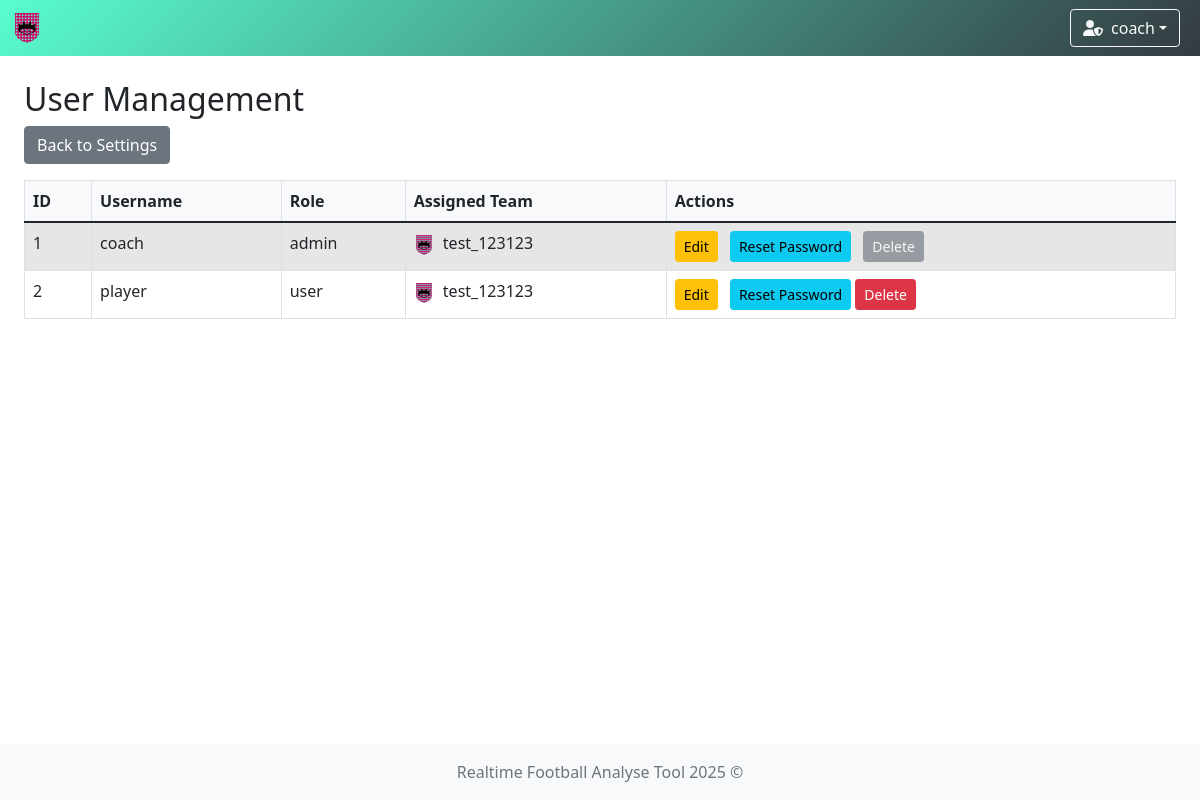
Screenshot of /users (signed in) with the database file from the repository.
### app/models/team.py (models this page shows)
class TeamModel(db.Model):
    __tablename__ = 'teams'
    id = db.Column(db.Integer, primary_key=True)
    name = db.Column(db.String(100), nullable=False, unique=True)  # prevent duplicate team names
    icon = db.Column(db.String(300), nullable=False)  # longer path for future-proofing
    primary_color = db.Column(db.String(20), nullable=False)
    secondary_color = db.Column(db.String(20), nullable=False)

### app/models/user.py (models this page shows)
class UserModel(db.Model, UserMixin):
    __tablename__ = 'user'
    id = db.Column(db.Integer, primary_key=True)
    username = db.Column(db.String(80), unique=True, nullable=False)
    password = db.Column(db.String(120), nullable=False)
    role = db.Column(db.String(10), nullable=False, default='user')
    team_id = db.Column(db.Integer, db.ForeignKey('teams.id'))
    team = db.relationship('TeamModel', backref='users')

### app/controllers/user_management.py (the view)
    @login_required
    def user_list(self):
        users = UserModel.query.all()
        return render_template('user/user_list.html', users=users)

### app/controllers/user.py (called while the page is built)
    @staticmethod
    def load_user(user_id):
        return UserModel.query.get(int(user_id))

### run.py (called while the page is built)
    def _inject_context(self) -> None:
        @self.app.context_processor
        def inject_teams() -> dict:
            try:
                teams = TeamModel.query.all()
                return dict(teams=teams)
            except Exception as e:
                print(f"[!] Error injecting teams: {str(e)} ({type(e).__name__})")
                return dict(teams=[])

### app/templates/user/user_list.html (shortened to what this page needs)
{% extends "system/base.html" %}
{% block content %}
<h2>User Management</h2>
<a href="{{ url_for('settings') }}" class="btn btn-secondary mb-3">Back to Settings</a>
<div class="table-responsive">
    <table class="table table-striped table-bordered">
        <thead>
            <tr>
                <th>ID</th>
                <th>Username</th>
                <th>Role</th>
                <th>Assigned Team</th>
                <th>Actions</th>
            </tr>
        </thead>
        <tbody>
            {% for user in users %}
            <tr>
                <td>{{ user.id }}</td>
                <td>{{ user.username }}</td>
                <td>{{ user.role }}</td>
                <td>
                    {% if user.team %}
                        <img src="{{ user.team.icon }}" alt="{{ user.team.name }} icon" style="height:20px; margin-right:5px;">
                        {{ user.team.name }}
                    {% else %}
                        <span class="text-muted">None</span>
                    {% endif %}
                </td>
                <td>
                    {% if current_user.role == 'admin' %}
                        {% if current_user.id == user.id %}
                            <a href="{{ url_for('edit_user', user_id=user.id) }}" class="btn btn-sm btn-warning">Edit</a>
                            <a href="{{ url_for('reset_password', user_id=user.id) }}" class="btn btn-sm btn-info">Reset Password</a>
                            <button class="btn btn-sm btn-secondary" disabled>Delete</button>
                        {% else %}
                            <a href="{{ url_for('edit_user', user_id=user.id) }}" class="btn btn-sm btn-warning">Edit</a>
                            <a href="{{ url_for('reset_password', user_id=user.id) }}" class="btn btn-sm btn-info">Reset Password</a>
                            <form action="{{ url_for('delete_user', user_id=user.id) }}" method="POST" class="d-inline">
                                <button type="submit" class="btn btn-sm btn-danger" onclick="return confirm('Delete this user?')">Delete</button>
                            </form>
                        {% endif %}
                    {% endif %}
                </td>
            </tr>
            {% endfor %}
        </tbody>
    </table>
</div>
{% endblock %}

### app/templates/system/base.html (shortened to what this page needs)
<!DOCTYPE html>
<html lang="en">
<head>
    <link href="https://cdn.jsdelivr.net/npm/bootstrap@5.1.3/dist/css/bootstrap.min.css" rel="stylesheet"/>
    <link rel="stylesheet" href="https://cdn.jsdelivr.net/npm/bootstrap-icons@1.11.3/font/bootstrap-icons.css"/>
    <link rel="stylesheet" href="https://cdnjs.cloudflare.com/ajax/libs/font-awesome/6.5.0/css/all.min.css"/>
    <link rel="stylesheet" href="https://cdn.datatables.net/1.13.6/css/dataTables.bootstrap5.min.css"/>
    <link rel="stylesheet" href="{{ url_for('static', filename='styles.css') }}"/>
</head>
<body class="{% block body_class %}{% endblock %}">
{% if current_user.is_authenticated %}
    <nav class="navbar navbar-expand-lg navbar-dark"
         style="
         {% if session.team_id %}
             {% for team in teams %}
                 {% if team.id == session.team_id %}
                     background: linear-gradient(135deg, {{ team.secondary_color }}, #343a40);
                 {% endif %}
             {% endfor %}
         {% else %}
             background: linear-gradient(135deg, #4b6cb7, #182848);
         {% endif %}
         ">
        <div class="container-fluid position-relative">
            <a class="navbar-brand d-flex align-items-center" href="{{ url_for('index') }}">
                {% if session.team_id %}
                    {% for team in teams %}
                        {% if team.id == session.team_id %}
                            <img class="team-logo" src="{{ team.icon }}" alt="{{ team.name }} logo"
                                 style="height:30px; margin-right:8px;"/>
                        {% endif %}
                    {% endfor %}
                {% else %}
                    <a href="{{ url_for('game_options') }}" class="btn btn-outline-light me-2" title="Home">
                        <i class="fas fa-home"></i>
                    </a>
                {% endif %}
            </a>
            <div class="ms-auto d-flex align-items-center">
                <div class="dropdown me-2">
                    <button class="btn btn-outline-light dropdown-toggle d-flex align-items-center" type="button"
                            id="userDropdown" data-bs-toggle="dropdown" aria-expanded="false">
                        {% if current_user.role == 'admin' %}
                            <i class="fas fa-user-shield me-2"></i>
                        {% else %}
                            <i class="fas fa-user me-2"></i>
                        {% endif %}
                        {{ current_user.username }}
                    </button>
                </div>
            </div>
        </div>
    </nav>
{% endif %}
<div class="content-wrapper">
    <div class="container-fluid mt-4 px-4">
        <div id="toast-container" class="toast-container position-fixed bottom-0 end-0 p-3" style="z-index: 1100;">
        </div>
        {% block content %}{% endblock %}
    </div>
</div>
<footer class="footer mt-auto py-3 bg-light">
    <div class="container text-center">
        <span class="text-muted">Realtime Football Analyse Tool 2025 ©</span>
    </div>
</footer>
</body>
</html>

### app/static/styles.css (style rules this page uses)
.navbar { transition: background-color 0.5s ease; }
.team-logo { animation: fadeIn 0.5s ease, pulse 1s ease-in-out; }
html, body { height: 100%; margin: 0; padding: 0; }
body { display: flex; flex-direction: column; min-height: 100vh; }
.content-wrapper { flex: 1 0 auto; }
.footer { flex-shrink: 0; background-color: #f8f9fa; padding: 1rem 0; margin-top: auto; }
.table-responsive { margin-top: 0 !important; overflow-x: auto; }
.btn + .btn { margin-left: 0.5rem; }
.table-responsive { overflow-x: auto; }
.table th, .table td { white-space: nowrap; padding: 0.5rem; }
.table thead th { background-color: #f8f9fa; font-weight: bold; }
.table-striped tbody tr:nth-of-type(odd) { background-color: rgba(0, 0, 0, 0.05); }

### rows the page displays
TeamModel: icon (picture)
UserModel: username "coach", id "1", role "admin", team.icon (picture), team.name "test_123123"
UserModel: id "2", username "player", role "user", team.icon (picture), team.name "test_123123"
